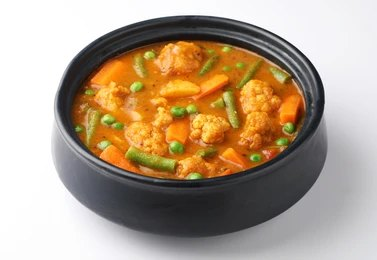
#> input picture images/Downpic.cc-1738186796.jpg, 377 x 260 px; its folder holds only this picture in this run
$ python -i menu_gui.py   (imports and definitions only)
#> lines starting #> are read from the running program, lines starting #| are printed output that depends on the picture
# Import necessary libraries
import tkinter as tk
from tkinter import filedialog, messagebox, ttk, Menu, simpledialog ,font
import pygame
import os
import threading
import time
import io
import zipfile
import json
from tkinter import ttk
import shutil
import copy
import platform
import sys
from PIL import Image, ImageTk


# Global variables
ingredient_data = None  # Data for the ingredients table
instruction_data = None  # Data for the instructions table
data = None
selected_ingredient_row = None  # Store selected row in ingredients
selected_instruction_row = None  # Store selected row in instructions

highlight_color = "yellow"  # Color for highlighting the selected row
default_color = "white"  # Default background color


copied_ingredient_row = None  # Store copied ingredient row
copied_instruction_row = None  # Store copied instruction row
ERROR_COLOR = "red"
NORMAL_COLOR = "white"

# Initialize pygame mixer for audio playback
# [1 line not run here, left out]


def get_base_path():
    # When running as exe, sys.executable gives the exe path
    # When running as script, __file__ gives the script path
    if getattr(sys, 'frozen', False):
        # Running as exe
        base_path = os.path.dirname(sys.executable)
    else:
        # Running as script
        base_path = os.path.dirname(os.path.abspath(__file__))
    return base_path

# Set up directory paths
BASE_DIR = get_base_path()
AUDIO_FOLDER_PATH = os.path.join(BASE_DIR, "mp3")
SELECT_FOLDER_PATHS = os.path.join(BASE_DIR, "Recipee's", "Aloo Samosa")
Image_folder_path = os.path.join(BASE_DIR,"jpg")


# [1 line not run here, left out]
error_cells = []

# Function to change the color of a specific cell
# [43 lines left out: functions change_cell_color, play_audio, on_audio_click, on_instruction_audio_click, not called in this run]

# Function to check if an audio file exists
def audio_file_exists(file_name):
    audio_path = os.path.join(AUDIO_FOLDER_PATH, f"{file_name}.mp3")
    return os.path.exists(audio_path)

# Function to handle missing audio files
# [314 lines left out: functions handle_missing_audio, handle_image_upload, show_image_popup, display_ingredients_table, is_valid_stirrer_value, check_stirrer_errors and 5 more, not called in this run]


# Function to clear a specific table frame
def clear_table(frame):
    for widget in frame.winfo_children():
        widget.destroy()
# [180 lines left out: functions add_ingredient, add_instruction, paste_row, update_step_numbers, copy_selected_row, delete_selected_row and 2 more, not called in this run]

def display_ingredients_table(data):
    highlight_color = "yellow"  # Define highlight color
    default_color = "white"     # Define default color

    for i, row in enumerate(data):
        for j, value in enumerate(row):
            cell = tk.Frame(ingredients_frame, relief="solid", borderwidth=1)
            cell.grid(row=i, column=j, sticky="nsew", padx=1, pady=1)

            # Set background color based on selection and conditions
            bg_color = highlight_color if i == selected_ingredient_row else default_color
            if i == 0:  # If it's header row
                bg_color = "light grey"
            if i > 0 and j in [4, 5, 6, 7] and value and not audio_file_exists(value):
                bg_color = "red"

            underline = (j in [4, 5, 6, 7] and i > 0)

            label = tk.Label(cell, text=str(value), font=('Arial', 10, 'underline' if underline else ''),
                             bg=bg_color, anchor='center')
            label.pack(side='left', fill='both', expand=True)

            if i > 0:  # Skip header row
                label.bind("<Double-1>", lambda event, r=i, c=j: edit_cell(r, c, ingredient_data, ingredients_frame))
                label.bind("<Button-3>", lambda event, r=i, f=ingredients_frame: show_context_menu(event, r, f))

            if j in [4, 5, 6, 7]:  # Audio columns
                label.bind("<Button-1>", lambda event, r=i, c=j: on_audio_click(r, c))
            if j == 8 and i > 0:  # Image column
                label.bind("<Enter>", lambda event, v=value: show_image_popup(event, v, ingredients_frame.winfo_toplevel()))

    for j in range(len(data[0])):
        ingredients_frame.grid_columnconfigure(j, weight=1)

# [79 lines left out: functions display_instructions_table, move_row_up, move_row_down, not called in this run]

def clear_table(frame):
    for widget in frame.winfo_children():
        widget.destroy()


# Modify the display functions to detect row selection

# [145 lines left out: functions edit_cell, validate_instruction_input, not called in this run]

def validate_skip(value):
    return value.lower() in ["true", "false", ""]

def validate_Stirrer(value):
    return value in ["0", "1", "2", "3", "4", ""]

def validate_Lid(value):
    return value.lower() in ["open", "close", ""]

def validate_induction(value):
    return value in ["0", "10", "20", "30", "40", "50", "60", "70", "80", "90", "100", ""]

def validate_magnetron(value):
    return value in ["0", "20", "40", "60", "80", "100", ""]

# [278 lines left out: functions update_action_audio, update_name, update_weight, save_json, not called in this run]

def prt_action(part_name):
    print(f"{part_name} button clicked")
# [168 lines left out: function new_recipe, not called in this run]

def load_text_files():
    # List all text files in the specified directory
    return [f for f in os.listdir(SELECT_FOLDER_PATHS) if f.endswith('.txt')]

# [44 lines left out: functions select_recipe, load_file, not called in this run]

def hide_combobox():
    recipe_combobox.pack_forget()  # Hide the combo box
# [26 lines left out: function refresh_tables, not called in this run]

# [2 lines not run here, left out]

# Create a frame to hold the canvas and scrollbars
# [1 line that did not run here, left out]
# [1 line not run here, left out]

# Create a canvas that will hold all the content with scrollbars
# [1 line that did not run here, left out]
# [1 line not run here, left out]

# Add vertical and horizontal scrollbars for the entire window
# [1 line that did not run here, left out]
# [1 line not run here, left out]

# [1 line that did not run here, left out]
# [3 lines not run here, left out]

# Create a frame inside the canvas to hold all the content
# [1 line that did not run here, left out]

# Add the content_frame to the canvas window
# [1 line not run here, left out]

# [18 lines left out: function on_mousewheel, not called in this run]

def on_frame_configure(event):
    main_canvas.configure(scrollregion=main_canvas.bbox("all"))

# Bind mouse wheel events for all platforms
# [22 lines not run here, left out]
# [1 line that did not run here, left out]
# [1 line not run here, left out]
# Create a frame for the buttons at the top left
# [1 line that did not run here, left out]
# [1 line not run here, left out]

# New Recipe button
# [1 line that did not run here, left out]
# [1 line not run here, left out]

# Select Recipe button
# [1 line that did not run here, left out]
# [1 line not run here, left out]

# Create a combo box for displaying text files (initially hidden)
# [1 line that did not run here, left out]
# [4 lines not run here, left out]

# Create a button to load the selected text file (initially hidden)
# [1 line that did not run here, left out]
# [1 line not run here, left out]

# Create a button to load the selected text file (initially hidden)
# [1 line that did not run here, left out]
# [1 line not run here, left out]

# Set up the title frame for "on2cook"
# [1 line that did not run here, left out]
# [1 line not run here, left out]

# Title labels
# [1 line that did not run here, left out]
# [1 line not run here, left out]

# [1 line that did not run here, left out]
# [1 line not run here, left out]

# Label for displaying the recipe name
recipe_name = "Your Recipe Name"  # Placeholder for the recipe name
# [1 line that did not run here, left out]
# [1 line not run here, left out]

# Ingredients section
# [1 line that did not run here, left out]
# [1 line not run here, left out]

# [1 line that did not run here, left out]
# [1 line not run here, left out]

# Instructions section
# [1 line that did not run here, left out]
# [1 line not run here, left out]

# [1 line that did not run here, left out]
# [1 line not run here, left out]


# Create a separate frame for buttons at the bottom of the main window
# [1 line that did not run here, left out]
# [1 line not run here, left out]

# Button frame inside the bottom frame
# [1 line that did not run here, left out]
# [1 line not run here, left out]

# Load button
# [1 line that did not run here, left out]
# [1 line not run here, left out]

# Save button
# [1 line that did not run here, left out]
# [1 line not run here, left out]

# Add ingredient button
# [1 line that did not run here, left out]
# [1 line not run here, left out]

# Add step button
# [1 line that did not run here, left out]
# [1 line not run here, left out]

# Move up button
# [1 line that did not run here, left out]
# [1 line not run here, left out]

# Move down button
# [1 line that did not run here, left out]
# [1 line not run here, left out]

# PRT buttons
# [1 line that did not run here, left out]
# [1 line not run here, left out]

# [1 line that did not run here, left out]
# [1 line not run here, left out]

# [1 line that did not run here, left out]
# [1 line not run here, left out]

# [1 line that did not run here, left out]
# [1 line not run here, left out]

# [1 line that did not run here, left out]
# [4 lines not run here, left out]

>>> import cv2
>>> picture = cv2.imread('images/Downpic.cc-1738186796.jpg', cv2.IMREAD_GRAYSCALE)
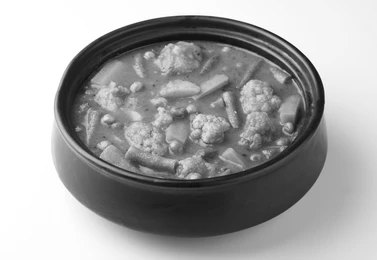
#> picture: shape (260, 377); min 8, max 255, mean 163.1
#> (the run stopped early here; a loop or call above may not have finished)
